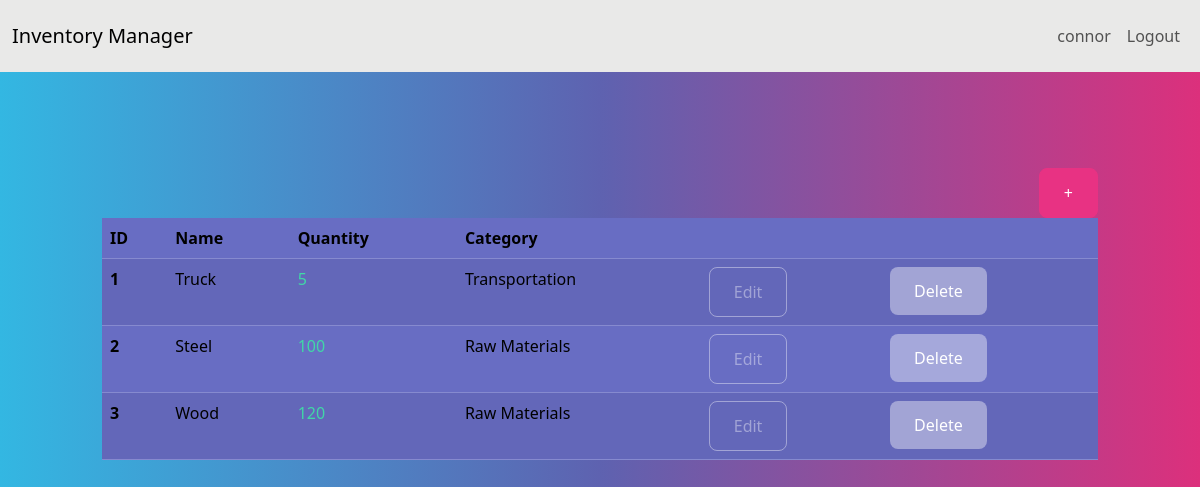
/dashboard/ (signed in), run on an earlier commit of the app's database.
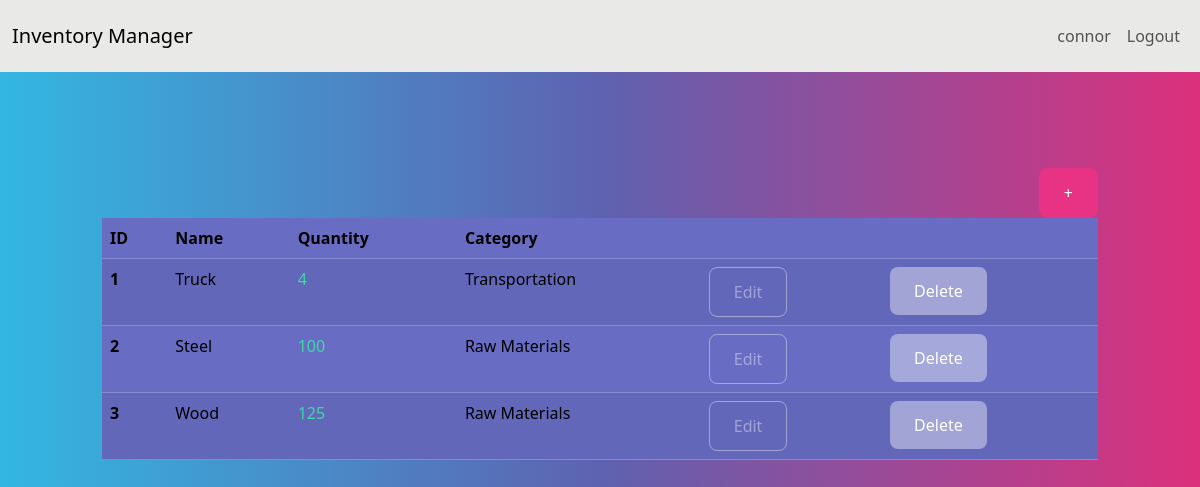
And on a later commit of the database.
### inventory/models.py (models this page shows, shortened)
class InventoryItem(models.Model):
    name = models.CharField(max_length=200)
    quantity = models.IntegerField()
    category = models.ForeignKey('Category', on_delete=models.SET_NULL, blank=True, null=True)
    date_created = models.DateTimeField(auto_now_add=True)
    user = models.ForeignKey(User, on_delete=models.CASCADE)

class Category(models.Model):
    name = models.CharField(max_length=200)
    class Meta:
        verbose_name_plural = 'categories'

### inventory/views.py (the view)
# urls.py: path('dashboard/', Dashboard.as_view(), name='dashboard'),
class Dashboard(LoginRequiredMixin, View):
    def get(self, request):
        items = InventoryItem.objects.filter(user=self.request.user.id).order_by('id')
        low_inventory = InventoryItem.objects.filter(
            user=self.request.user.id,
            quantity__lte=LOW_QUANTITY
        )
        if low_inventory.count() > 0:
            if low_inventory.count() >1:
                messages.error(request, f'{low_inventory.count()} items have low inventory')
            else:
                messages.error(request, f'{low_inventory.count()} item has low inventory')
        low_inventory_ids = InventoryItem.objects.filter(
            user=self.request.user.id,
            quantity__lte=LOW_QUANTITY
        ).values_list('id', flat=True)
        return render(request, 'inventory/dashboard.html', {'items': items, 'low_inventory_ids': low_inventory_ids})

### inventory/templates/inventory/dashboard.html (shortened to what this page needs)
{% extends 'inventory/base.html' %}
{% block content %}
    <div class="row">
        <div class="col-md-10 col-12 mx-auto mt-5">
            <div class="d-flex justify-content-end">
                <a href="{% url 'add-item' %}" class="btn btn-primary">+</a>
            </div>
            <table class="table table-hover table-striped">
                <thead>
                    <tr>
                        <th scope="col">ID</th>
                        <th scope="col">Name</th>
                        <th scope="col">Quantity</th>
                        <th scope="col">Category</th>
                        <th scope="col"></th>
                        <th scope="col"></th>
                    </tr>
                </thead>
                <tbody>
                    {% for item in items %}
                    <tr>
                        <th scope="row">{{ item.id }}</th>
                        <td>{{ item.name }}</td>
                        {% if item.id in low_inventory_ids %}
                        <td class="text-danger">{{ item.quantity }}</td>
                        {% else %}
                        <td class="text-success">{{ item.quantity }}</td>
                        {% endif %}
                        <td>{{ item.category.name }}</td>
                        <td><a href="{% url 'edit-item' item.id %}" class="btn btn-outline-secondary">Edit</a></td>
                        <td><a href="{% url 'delete-item' item.id %}" class="btn btn-secondary">Delete</a></td>
                    {% endfor %}
                    </tr>
                </tbody>
            </table>
        </div>
    </div>
{% endblock content %}

What changed in the data, as far as the page shows it:
changed InventoryItem "Truck": quantity "5" → "4"
changed InventoryItem "Wood": quantity "120" → "125"
